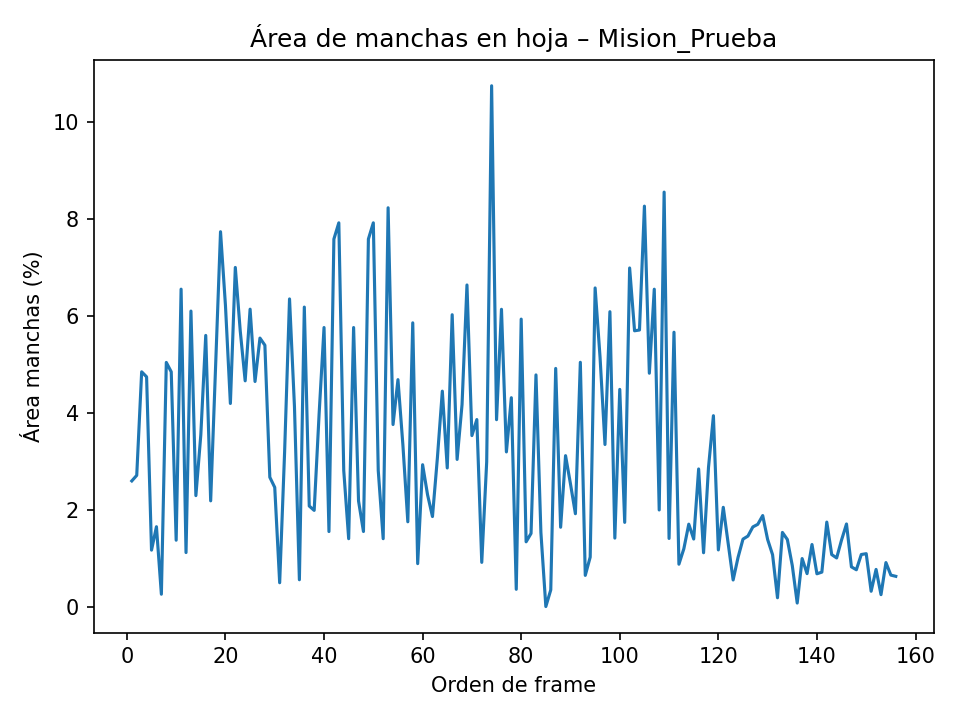
#> input picture reports/Mision_Prueba/Mision_Prueba_leaf_stains_over_frame_idx.png, 960 x 720 px
$ python -i preprocess.py   (imports and definitions only)
#> lines starting #> are read from the running program, lines starting #| are printed output that depends on the picture
#> further down, picture is the input picture: shape (720, 960, 3); mean B, G, R 246.1, 242, 236.2
# app/analysis/preprocess.py
from pathlib import Path
import cv2
import numpy as np

def _read_bgr(image_path: str):
    img = cv2.imread(str(image_path), cv2.IMREAD_COLOR)
    if img is None:
        raise FileNotFoundError(f"No se pudo leer la imagen: {image_path}")
    return img

def _clahe_lab(img_bgr):
    lab = cv2.cvtColor(img_bgr, cv2.COLOR_BGR2LAB)
#> lab: shape (720, 960, 3); mean of channels 0, 1, 2 242.3, 127.7, 125.4
    l, a, b = cv2.split(lab)
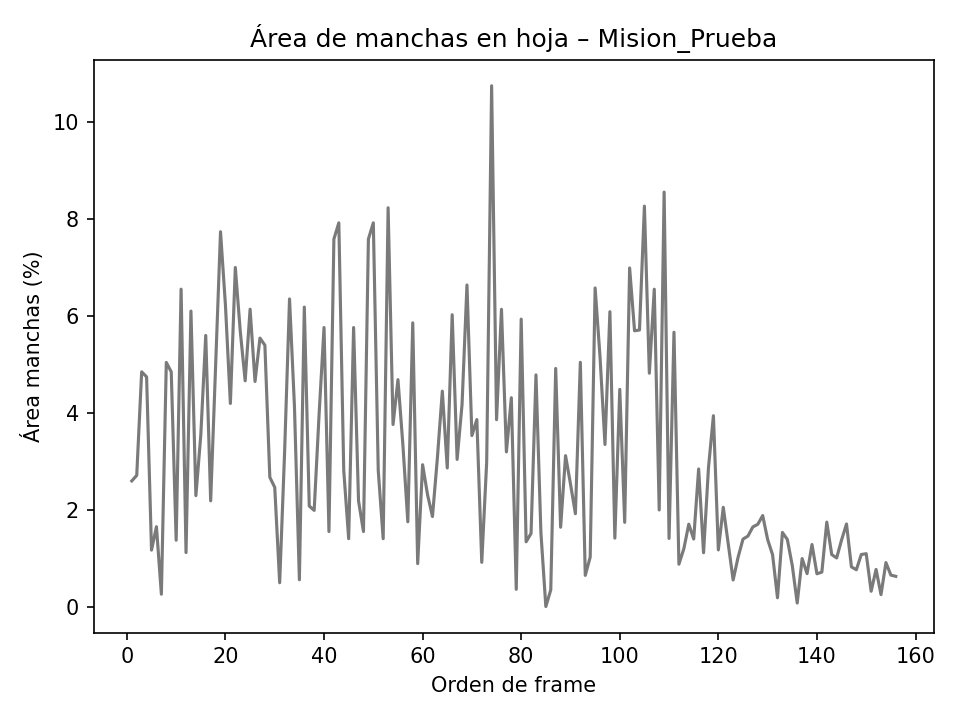
#> l: shape (720, 960); min 0, max 255, mean 242.3
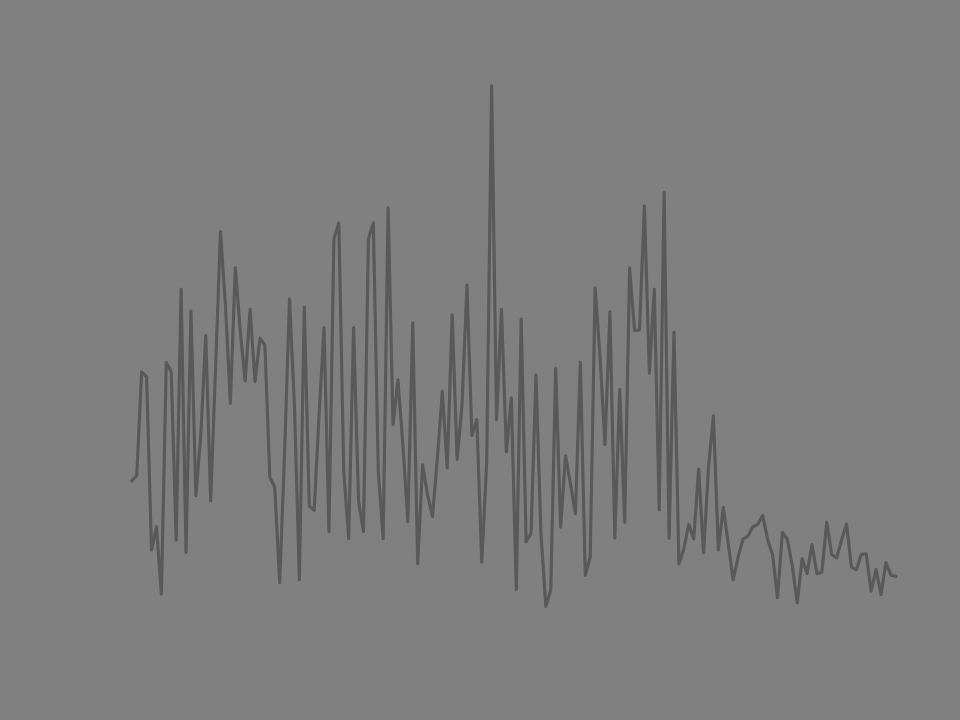
#> b: shape (720, 960); min 89, max 128, mean 125.4
    clahe = cv2.createCLAHE(clipLimit=2.0, tileGridSize=(8,8))
    l2 = clahe.apply(l)
    lab2 = cv2.merge([l2, a, b])
#> lab2: shape (720, 960, 3); mean of channels 0, 1, 2 241.4, 127.7, 125.4
    return cv2.cvtColor(lab2, cv2.COLOR_LAB2BGR)
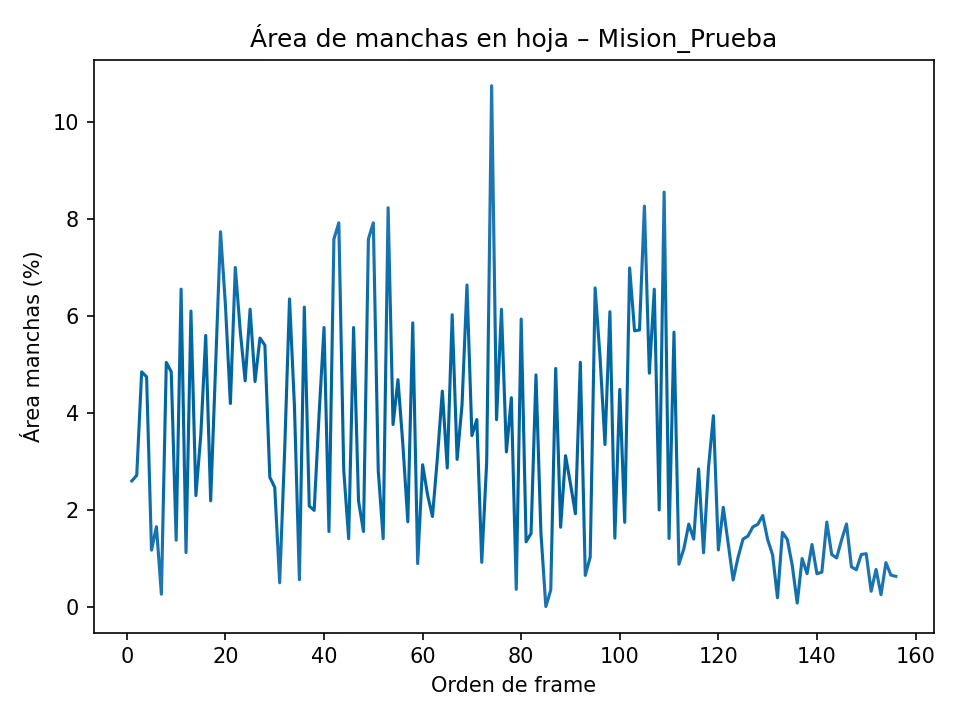
#> returned value: shape (720, 960, 3); mean B, G, R 245.1, 241.2, 234.7

def preprocess_image(image_path: str, cfg) -> np.ndarray:
    """
    Lee la imagen y aplica un preprocesamiento ligero (CLAHE).
    Devuelve BGR uint8.
    """
    img = _read_bgr(image_path)
    img = _clahe_lab(img)  # balance básico de iluminación/contraste
    return img

>>> import cv2
>>> picture = cv2.imread('../../reports/Mision_Prueba/Mision_Prueba_leaf_stains_over_frame_idx.png')
>>> result = _clahe_lab(picture)

$ run again, on reports/Mision_Prueba/Mision_Prueba_ripe_pct_over_frame_idx.png
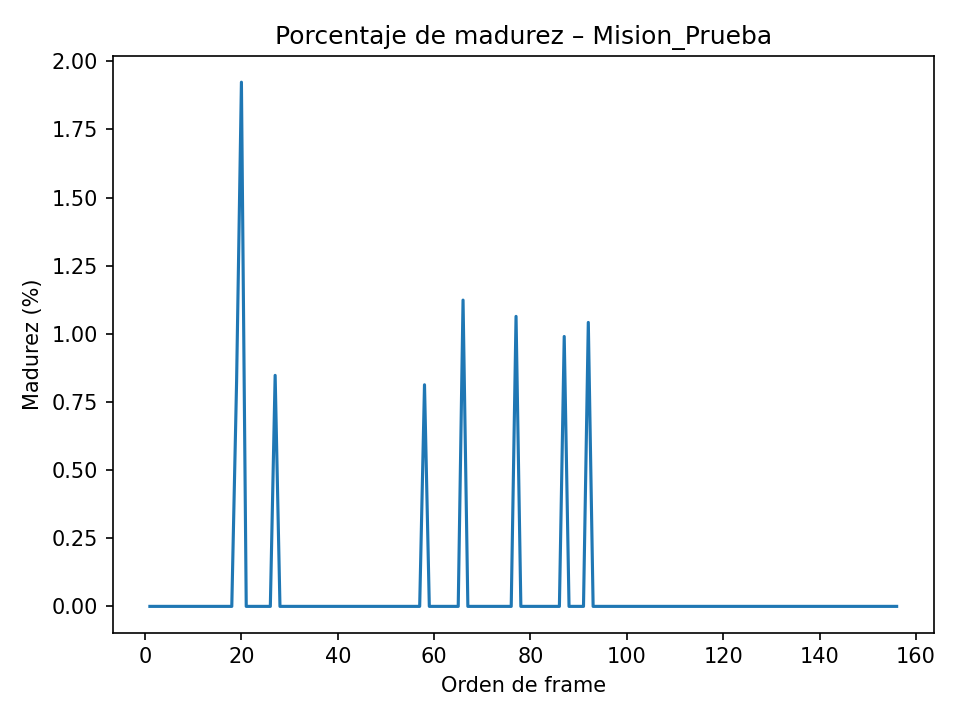
#> input picture reports/Mision_Prueba/Mision_Prueba_ripe_pct_over_frame_idx.png, 960 x 720 px
#> picture is the input picture: shape (720, 960, 3); mean B, G, R 249.1, 247.8, 246
#> lab: shape (720, 960, 3); mean of channels 0, 1, 2 247.9, 127.9, 127.2
#> in _clahe_lab, `l, a, b = cv2.split(lab)`:
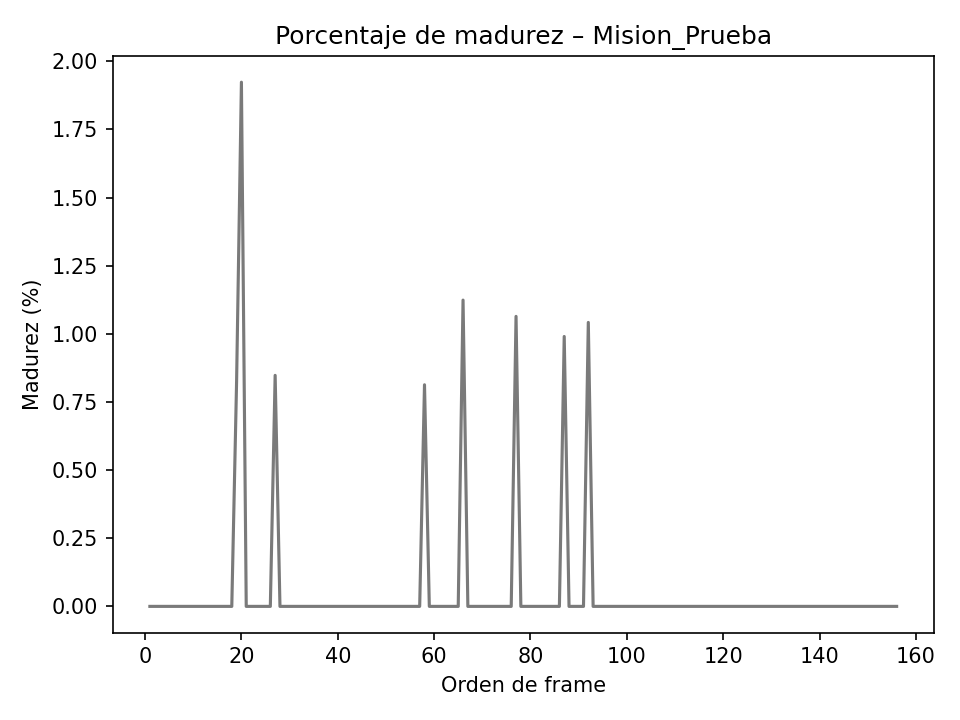
#> l: shape (720, 960); min 0, max 255, mean 247.9
#> in _clahe_lab, `l, a, b = cv2.split(lab)`:
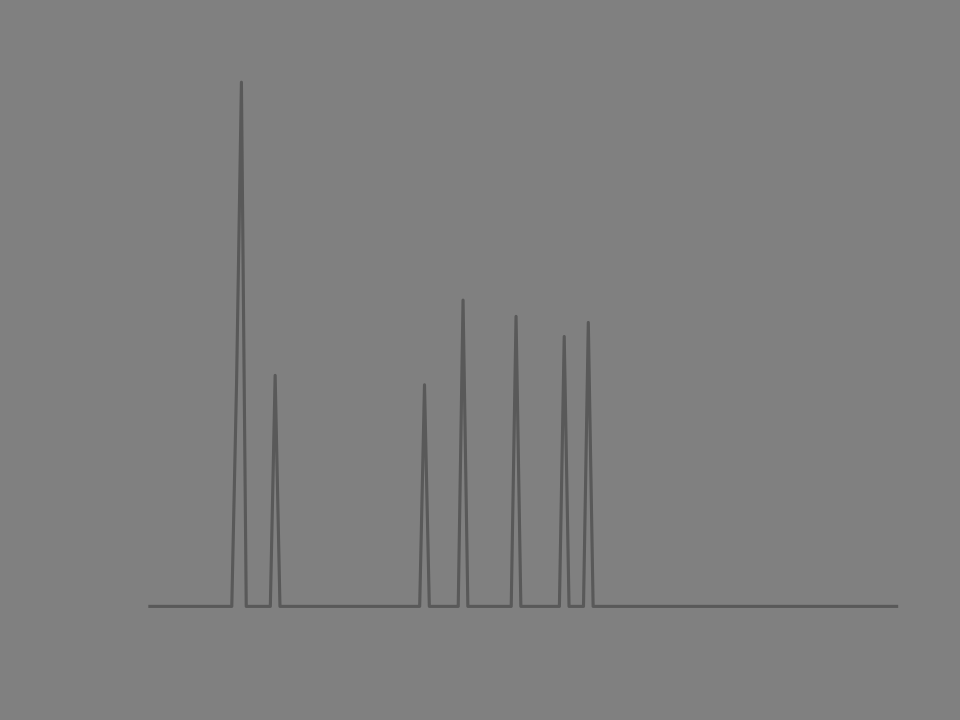
#> b: shape (720, 960); min 89, max 128, mean 127.2
#> lab2: shape (720, 960, 3); mean of channels 0, 1, 2 247.9, 127.9, 127.2

$ run again, on reports/Mision_Prueba/Mision_Prueba_ripe_unripe_over_frame_idx.png
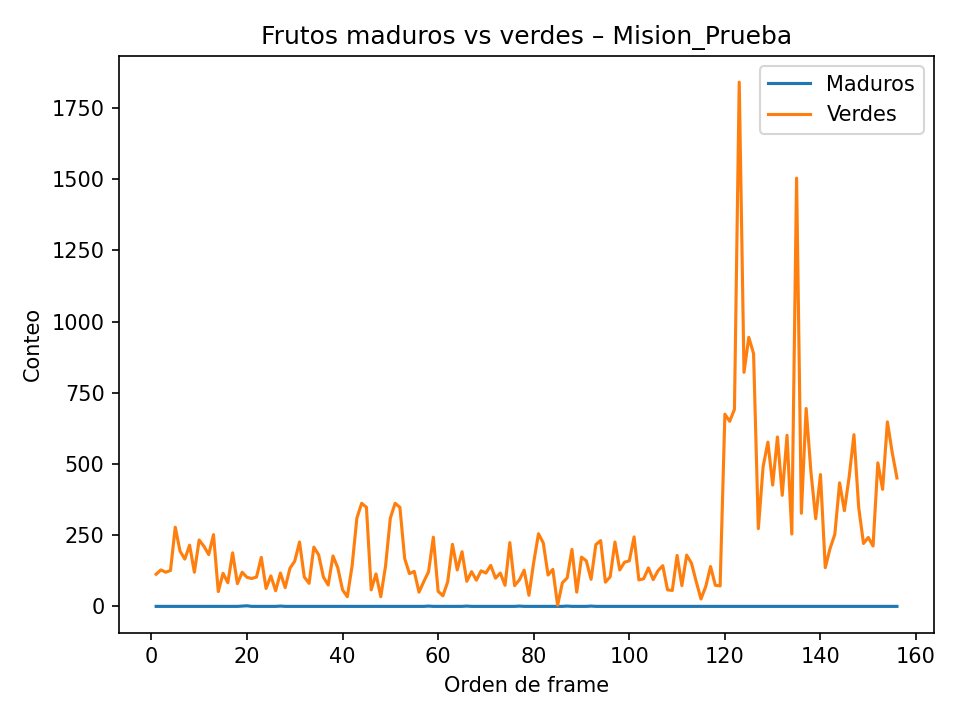
#> input picture reports/Mision_Prueba/Mision_Prueba_ripe_unripe_over_frame_idx.png, 960 x 720 px
#> picture is the input picture: shape (720, 960, 3); mean B, G, R 244.7, 247, 249.7
#> lab: shape (720, 960, 3); mean of channels 0, 1, 2 248.1, 128.9, 129.5
#> in _clahe_lab, `l, a, b = cv2.split(lab)`:
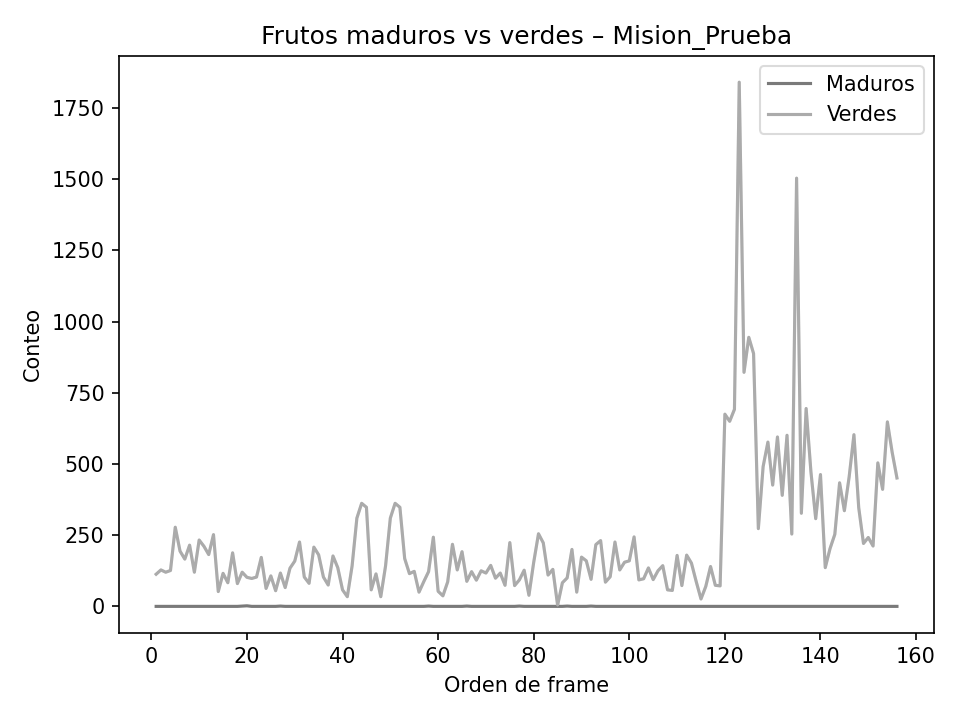
#> l: shape (720, 960); min 0, max 255, mean 248.1
#> in _clahe_lab, `l, a, b = cv2.split(lab)`:
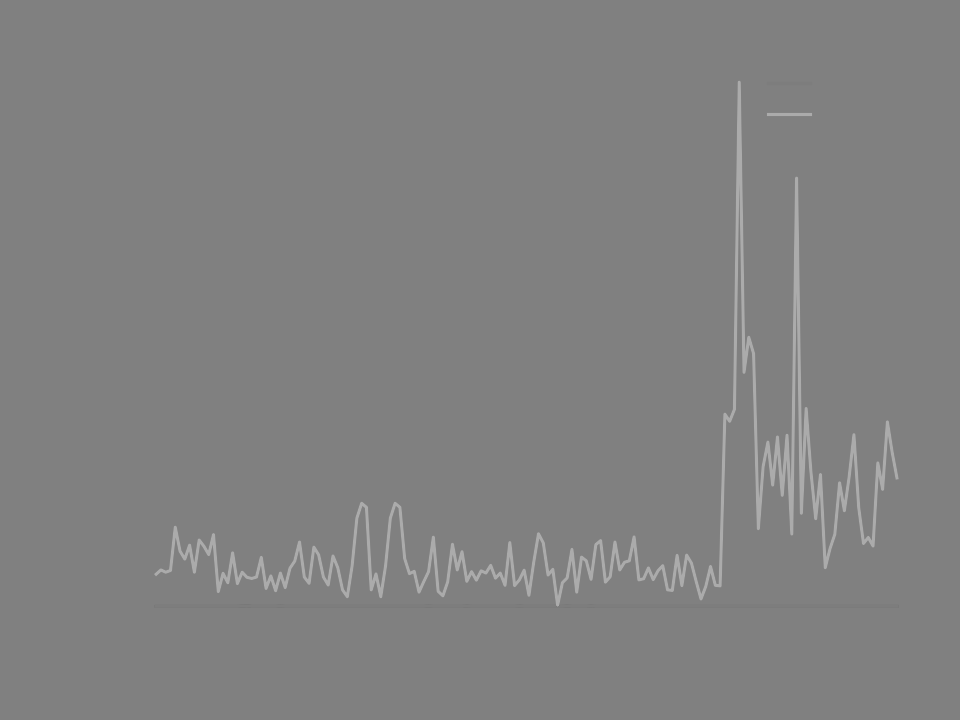
#> a: shape (720, 960); min 120, max 171, mean 128.9
#> lab2: shape (720, 960, 3); mean of channels 0, 1, 2 247.8, 128.9, 129.5
